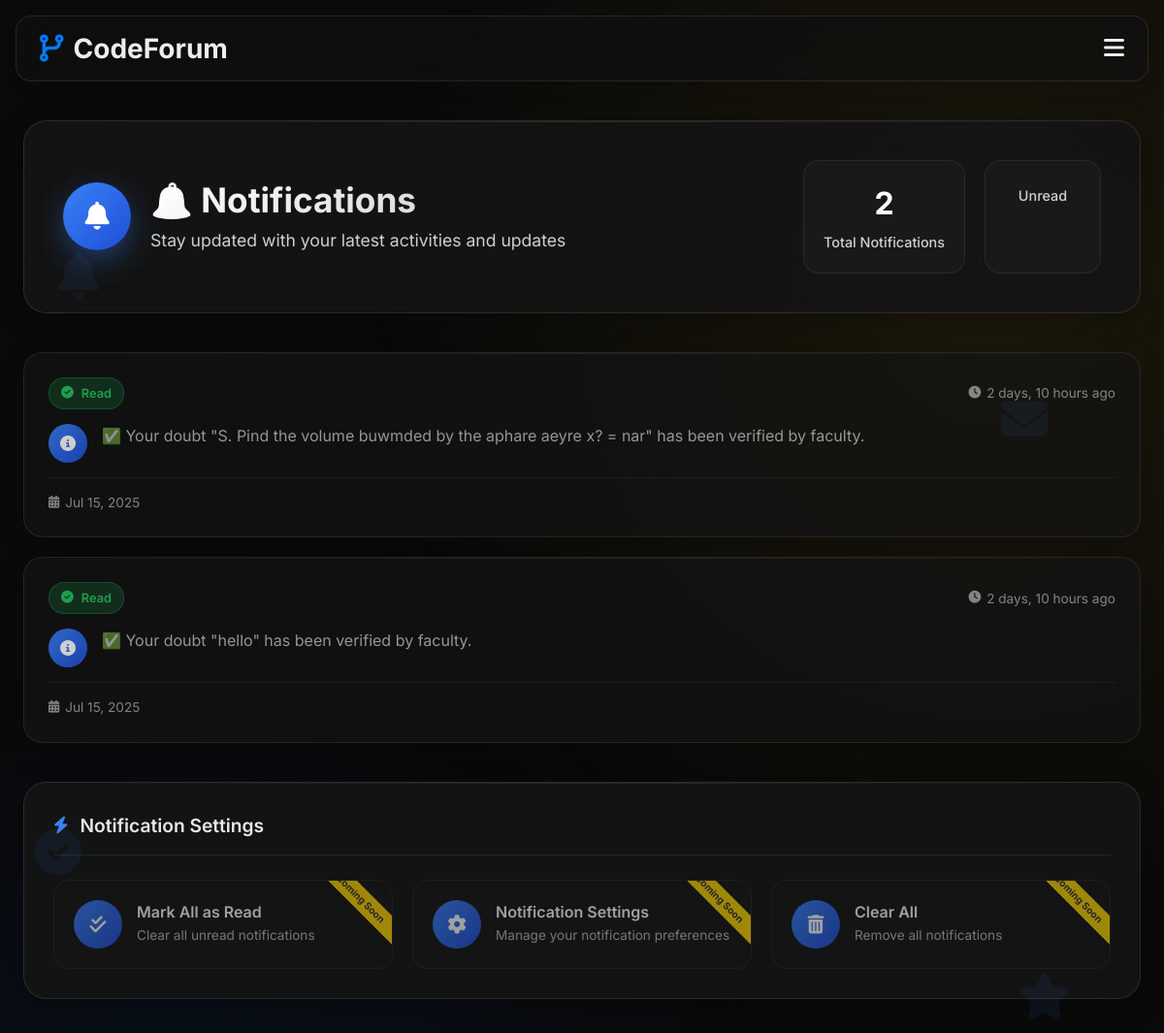
Before: /notifications/ (signed in, upper part) with the older database file.
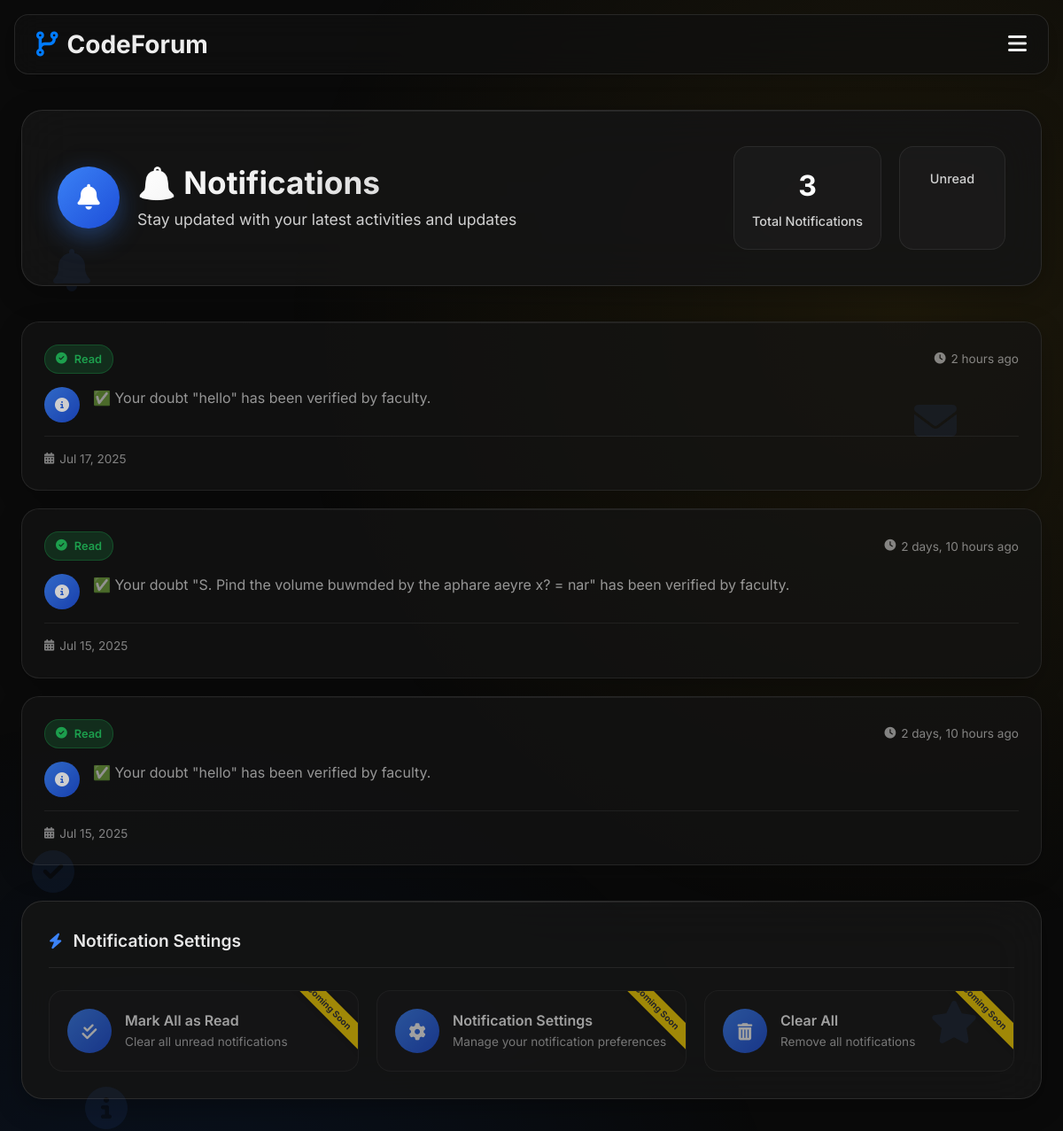
After: the same page with the newer database file.
### forum/models.py (models this page shows, shortened)
class Notification(models.Model):
    user = models.ForeignKey(settings.AUTH_USER_MODEL, on_delete=models.CASCADE, related_name='notifications')
    message = models.TextField()
    created_at = models.DateTimeField(auto_now_add=True)
    is_read = models.BooleanField(default=False)

### forum/views.py (the view)
# urls.py: path('notifications/', views.notifications_view, name='notifications'),
@login_required
def notifications_view(request):
    notifications = request.user.notifications.order_by('-created_at')
    notifications.update(is_read=True)
    return render(request, 'forum/notifications.html', {'notifications': notifications})

### forum/templates/forum/notifications.html (shortened to what the changed rows need)
{% extends 'forum/base.html' %}
{% load humanize %}
{% block content %}
<div class="notifications-header glass-card fade-in">
    <div class="header-content">
        <div class="header-left">
            <div class="header-text">
                <h2 class="notifications-title">🔔 Notifications</h2>
            </div>
        </div>
        <div class="header-stats">
            <div class="stat-item">
                <div class="stat-number">{{ notifications.count }}</div>
                <div class="stat-label">Total Notifications</div>
            </div>
        </div>
    </div>
</div>
<div class="notifications-list fade-in" style="animation-delay: 0.1s;">
    {% for note in notifications %}
        <div class="notification-card glass-card slide-in {{ note.is_read|yesno:'read,unread' }}">
            <div class="notification-header">
                <div class="notification-status">
                    {% if note.is_read %}
                        <div class="status-badge read">
                            <i class="fas fa-check-circle"></i>
                            <span>Read</span>
                        </div>
                    {% else %}
                        <div class="status-badge unread">
                            <i class="fas fa-circle"></i>
                            <span>New</span>
                        </div>
                    {% endif %}
                </div>
                <div class="notification-time">
                    <i class="fas fa-clock"></i>
                    <span>{{ note.created_at|naturaltime }}</span>
                </div>
            </div>
            <div class="notification-content">
                <div class="notification-icon">
                    <i class="fas fa-info-circle"></i>
                </div>
                <div class="notification-message">
                    {{ note.message }}
                </div>
            </div>
            <div class="notification-footer">
                <div class="notification-meta">
                    <div class="meta-item">
                        <i class="fas fa-calendar-alt"></i>
                        <span>{{ note.created_at|date:"M d, Y" }}</span>
                    </div>
                </div>
            </div>
        </div>
    {% endfor %}
</div>
<div class="notifications-background-elements">
    <div class="floating-element element-3">
        <i class="fas fa-info-circle"></i>
    </div>
    <div class="floating-element element-5">
        <i class="fas fa-check-circle"></i>
    </div>
</div>
{% endblock %}

Changed rows visible on the page:
added Notification: is_read True (drawn), created_at "2 hours ago", message "✅ Your doubt \"hello\" has been verified by faculty.", created_at "Jul 17, 2025"
Other visible differences:
{{ notifications.count }}: "2" → "3"
